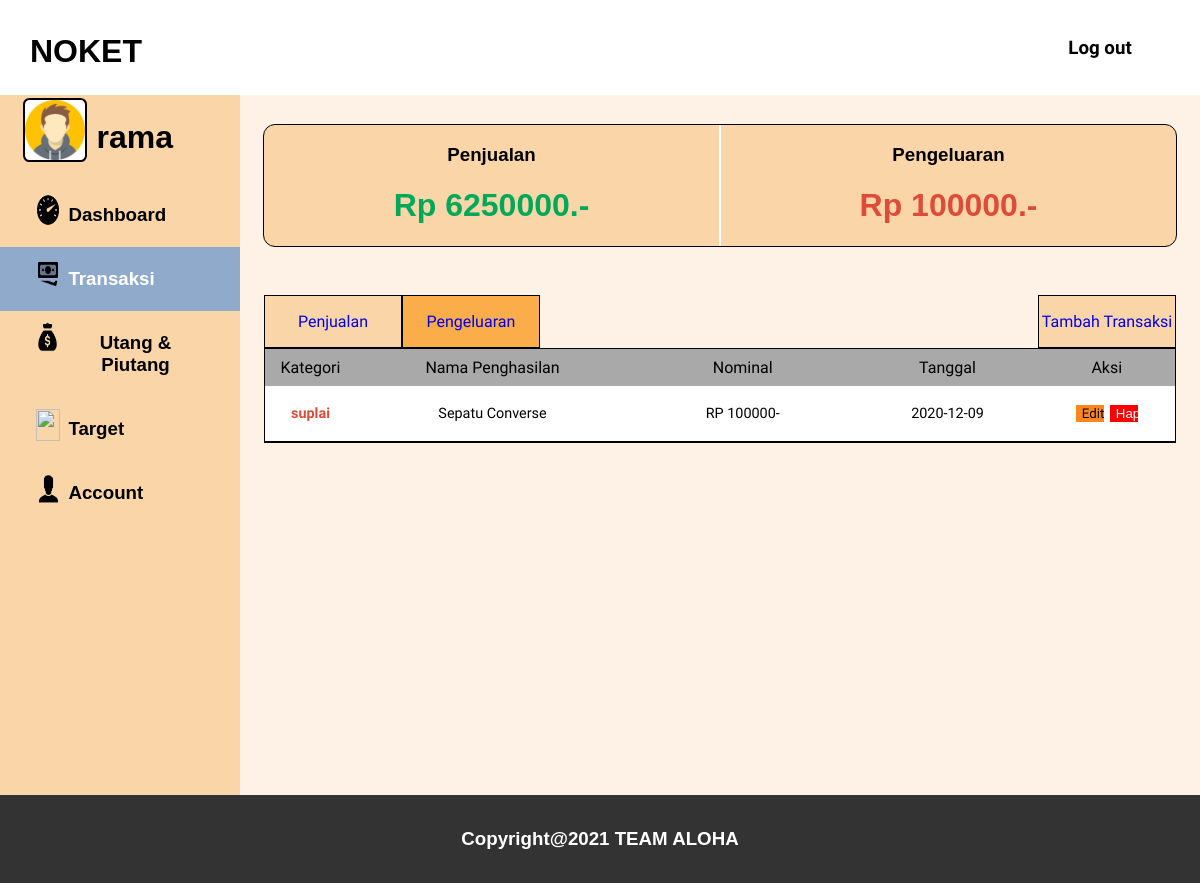
Screenshot of /pengeluaran.php (signed in) with the database file from the repository.
### tables this page shows
CREATE TABLE `pengguna` (
  `id` int(255) NOT NULL,
  `username` varchar(255) NOT NULL,
  `password` varchar(255) NOT NULL,
  `email` varchar(255) NOT NULL,
  `nohp` int(255) NOT NULL
);

CREATE TABLE `catatankeuangan` (
  `id` int(255) NOT NULL,
  `jumlah` int(255) NOT NULL,
  `tanggal` date NOT NULL,
  `keterangan` varchar(255) NOT NULL,
  `id_pengguna` int(255) NOT NULL,
  `id_subkategori` int(255) NOT NULL
);

CREATE TABLE `subkategori` (
  `id` int(255) NOT NULL,
  `nama` varchar(255) NOT NULL,
  `id_kategori` int(255) NOT NULL
);

### pengeluaran.php (the view, shortened to what this page needs)
<?php
    include 'php/koneksi.php';
    $sql = "SELECT * FROM pengguna WHERE username = '$_SESSION[username]'" ;
    $result = mysqli_query($conn, $sql);
    $row = mysqli_fetch_assoc($result);
    $sql2 = "SELECT sk.nama, ck.keterangan , ck.jumlah, ck.tanggal FROM catatankeuangan ck INNER JOIN subkategori sk ON ck.id_subkategori = sk.id INNER JOIN kategoricatatan kc ON sk.id_kategori = kc.id WHERE ck.id_pengguna = '$_SESSION[id]' AND sk.id_kategori = 2;" ;
    $result2 = mysqli_query($conn, $sql2);
    $sql3 = "SELECT SUM(ck.jumlah) AS jumlah FROM catatankeuangan ck INNER JOIN subkategori sk ON ck.id_subkategori = sk.id WHERE sk.id = 1;";
    $result3 = mysqli_query($conn, $sql3);
    $row3 = mysqli_fetch_assoc($result3);
    $sql4 = "SELECT SUM(ck.jumlah) AS jumlah FROM catatankeuangan ck INNER JOIN subkategori sk ON ck.id_subkategori = sk.id WHERE sk.id = 2;";
    $result4 = mysqli_query($conn, $sql4);
    $row4 = mysqli_fetch_assoc($result4);
?>
<html>
    <head>
        <link rel="stylesheet" href="css/pengeluaran.css">
    </head>
    <body>
    <div id="page">
        <div class = "navbar">
            <div class="navbarLogo">
                <h1>NOKET<h1>
            </div>
                <nav>
                        <ul class="navbarMenu">
                            <li><h3><a href="php/logout.php">Log out</a></h3></li>
                        </ul>
                </nav>
        </div>
        <div id="isi-page">
            <div id="sidebar">
                <div class="sidebar-item-profile">
                    <div id="sidebar-image-container">
                        <img src="foto/avatar-icon.png" alt="#" id="sidebar-image-profile">
                        <h1><?php echo $row['username'];?></h1>
                    </div>
                </div>
                <a href="mainPage.php" class="sidebar-item-container">
                    <div class="sidebar-item">
                        <div id="sidebar-item-icon">
                            <img src="foto/icons8-dashboard-100.png" alt="" id="sidebar-image">
                        </div>
                        <div class="sidebar-item-text">
                            <h3>Dashboard</h3>
                        </div>
                    </div>
                </a>
                <a href="#" class="sidebar-item-container collapsible  selected">
                    <div class="sidebar-item">
                        <div id="sidebar-item-icon">
                            <img src="foto/icons8-money-96.png" alt="" id="sidebar-image">
                        </div>
                        <div class="sidebar-item-text">
                            <h3>Transaksi</h3>
                        </div>
                    </div>
                </a>
                <a href="#" class="sidebar-item-container collapsible">
                    <div class="sidebar-item">
                        <div id="sidebar-item-icon">
                            <img src="foto/icons8-money-bag-90.png" alt="" id="sidebar-image">
                        </div>
                        <div class="sidebar-item-text">
                            <h3>Utang & Piutang</h3>
                        </div>
                    </div>
                </a>
                <a href="#" class="sidebar-item-container">
                    <div class="sidebar-item">
                        <div id="sidebar-item-icon">
                            <img src="foto/icons8-goal-100.png" alt="" id="sidebar-image">
                        </div>
                        <div class="sidebar-item-text">
                            <h3>Target</h3>
                        </div>
                    </div>
            </a>
                <a href="#" class="sidebar-item-container collapsible">
                    <div class="sidebar-item">
                        <div id="sidebar-item-icon">
                            <img src="foto/icons8-account-100.png" alt="" id="sidebar-image">
                        </div>
                        <div class="sidebar-item-text">
                            <h3>Account</h3>
                        </div>
                    </div>
                </a>
            </div>
            <div id="content-card">
                <div id="info-header">
                    <div id="info-header-kiri">
                        <div class="info-header-judul">
                            <h3>Penjualan</h3>
                        </div>
                        <div class="info-header-isi">
                            <h1 style="color: 00A85A;">Rp <?php echo $row3['jumlah'] ;?>.-</h1>
                        </div>
                    </div>
                    <div id="info-header-kanan">
                        <div class="info-header-judul">
                            <h3>Pengeluaran</h3>
                        </div>
                        <div class="info-header-isi">
                            <h1 style="color: DE4B39;">Rp <?php echo $row4['jumlah'] ;?>.-</h1>
                        </div>
                    </div>
                </div>
                <div id="table-atas">
                    <a href="penjualan.php"  id="table-atas-penjualan">
                        <p>Penjualan</p>
                    </a>
                    <a href="pengeluaran.php" id="table-atas-pengeluaran">
                        <p>Pengeluaran</p>
                    </a>
                    <div id="table-atas-jarak">
                    </div>
                    <a href="tambah-transaksi.php" id="table-atas-tambah">
                        <p>Tambah Transaksi</p>
                    </a>
                </div>
                <div id="table-wrapper">
                    <div id="table-scroll">
                        <table id="myTable" cellspacing="0">
                            <thead>
                                <tr>
                                    <th style="width: 10%;">
                                        <p>
                                            Kategori
                                        </p>
                                    </th>
                                    <th style="width: 30%;">
                                        <p>
                                            Nama Penghasilan
                                        </p>
                                    </th>
                                    <th style="width: 25%;" onclick="sortTable(0)">
                                        <p>
                                            Nominal
                                        </p>
                                    </th>
                                    <th style="width: 20%;" onclick="sortTable(1)">
                                        <p>
                                            Tanggal
                                        </p>
                                    </th>
                                    <th style="width: 25%;">
                                        <p>
                                            Aksi
                                        </p>
                                    </th>
                                </tr>
                            </thead>
                            <tbody>
                            <?php
                                while($row2 = mysqli_fetch_assoc($result2)) {
                                    echo "<tr>
                                        <td><p id='table-kategori-pengeluaran' style='font-weight:bold;'>".$row2['nama']."</p></td>
                                        <td><p>".$row2['keterangan']."</p></td>
                                        <td><p>RP ".$row2['jumlah']."-</p></td>
                                        <td><p>".$row2['tanggal']."</p></td>
                                        <td><button id='tombol-aksi-edit' name='bEdit'><a href='edit-transaksi-penjualan.php'>Edit</a></button>
                                        <button id='tombol-aksi-hapus' name='bHapus'>Hapus</button></td>
                                    </tr>";
                                }
                                ?>
                            </tbody>
                        </table>
                    </div>
                </div>
            </div>
        </div>
        <div id="footer">
            <h3 style="text-align:center">Copyright@2021 TEAM ALOHA </h3>
        </div>
    </div>
    </body>
</html>

### css/pengeluaran.css (style rules this page uses)
body,head { margin: 0; padding: 0; }
h1,h2,h3,h4 { font-family: 'Work-Sans',sans-serif; }
p,a { font-family: 'Work Sans', sans-serif; }
#isi-page { width: 100%; height: auto; display: flex; flex-wrap: nowrap; }
.navbar { width: 100%; }
.navbarLogo { color: black; float: left; text-align: left; margin-top: 1%; margin-left: 30px; }
ol,ul { list-style: none; }
.navbarMenu { font-family: "Work Sans"; float: right; background-color: #FFF; text-align: center; justify-content: center; display: flex; position: relative; }
.navbarMenu li { display:block; width:200px; float:right; margin-left:10px; font-weight: bolder; }
.navbarMenu a { display:block; padding:1%; text-decoration:none; background-color:#fff; color:black; }
#sidebar { width: 20%; min-height: 87.5vh; background-color: F9D5A7; }
.sidebar-item-profile { width: 90%; height: auto; display: flex; margin: auto; text-align: center; padding: 1%; margin-bottom: 1%; border-bottom: px solid black; }
.sidebar-item-container { width: 100%; height: auto; display: block; text-decoration: none; color: black; border: none; }
.sidebar-item { width: 70%; height: auto; display: flex; margin: auto; text-align: center; padding: 1%; }
#sidebar-item-icon { width: 2vw; height: 4vh; display: flex; margin-right: 5%; margin-top: 4%; }
#sidebar-image-profile { width: 10vh; height: 5vw; margin-right: 15%; border: solid 2px black; border-radius: 10%; background-color: white; }
#sidebar-image { width: 100%; height: 100%; margin-top: 10%; }
#sidebar-image-container { width: 30%; height: 20%; display: flex; margin: auto; margin-right: 65%; }
.selected { background-color: #90AACB; color: white; }
#content-card { width: 80%; height: auto; background-color: FEF1E6; }
#info-header { width: 95%; height: auto; margin: auto; margin-top: 3%; border: black solid 1px; border-radius: 1vw; display: flex; background-color: F9D5A7; }
#info-header-kiri { width: 50%; height: auto; text-align: center; border-right: white 1px solid; }
#info-header-kanan { width: 50%; height: auto; text-align: center; border-left: white 1px solid; }
#table-atas { width: 95%; height: auto; display: flex; margin: auto; margin-top: 5%; }
#table-atas-pengeluaran { width: 15%; height: auto; text-align: center; text-decoration: none; background-color: rgb(250, 173, 73); border:1px black solid; }
#table-atas-penjualan { width: 15%; height: auto; text-align: center; text-decoration: none; background-color: #F9D5A7; border:1px black solid; }
#table-atas-jarak { width: 55%; }
#table-atas-tambah { width: 15%; height: auto; text-align: center; text-decoration: none; background-color: F9D5A7; border:1px black solid; }
#table-wrapper { width: 95%; ; margin: auto; }
#table-scroll { overflow:auto; width: 100%; max-height: 60%; }
#myTable { width: 100%; border: 1px solid black; }
#myTable th { background-color: A9A9A9; text-align: center; vertical-align: middle; padding: 1%; }
#myTable th p { font-weight: 500; }
#myTable td { text-align: center; padding: 2%; background-color: white; border-bottom: 1px solid black; border-collapse: collapse; }
#myTable td p { font-weight: lighter; font-size: 0.9em; }
#table-kategori-pengeluaran { color: DE4B39; }
#tombol-aksi-edit { margin: auto; width: 30%; height: auto; background-color: FF861A; border: 1px solid white; }
#tombol-aksi-edit a { text-decoration: none; color: black; }
#tombol-aksi-hapus { width: 30%; height: auto; background-color: FF0000; color: white; border: 1px solid white; }
#footer { width: 100%; height: 10%; line-height: 50px; background: #333; color: #fff; position: absolute; margin: auto; }

### rows the page displays
pengguna: username "rama"
catatankeuangan: id_subkategori.nama "suplai", keterangan "Sepatu Converse", jumlah "100000", tanggal "2020-12-09"

### other values shown
$row3['jumlah'] "6250000"
$row4['jumlah'] "100000"
